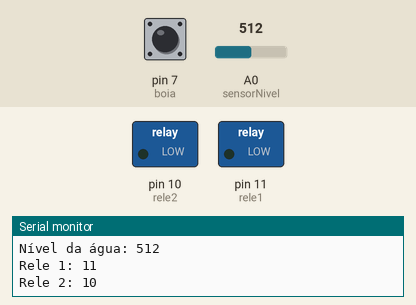
Recording of a sketch running on a simulated Arduino Uno, built with avr-gcc and run on an emulated ATmega328P. Shown: switched loads named in the sketch (green lamp = pin HIGH), the last lines printed to the serial monitor. The inputs (shaded band) are chosen by the test bench; at power-on: A0 (sensorNivel) = 512, pin 7 (boia) HIGH.

Above: at 1.2 s.
1.3 s: A0 (sensorNivel) set to 327
4.3 s: A0 (sensorNivel) set to 292
At 5.5 s:
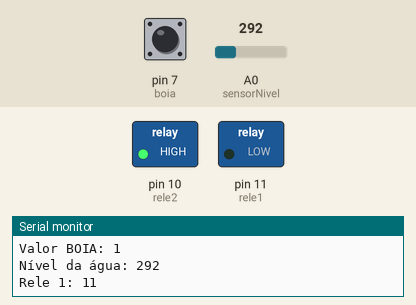
5.8 s: pin 7 (boia) pulled LOW for 0.15 s
At 7.1 s:
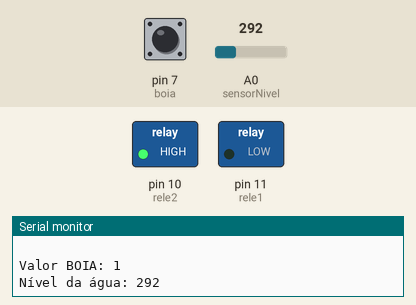
7.4 s: pin 7 (boia) pulled LOW for 3.2 s
At 7.9 s:
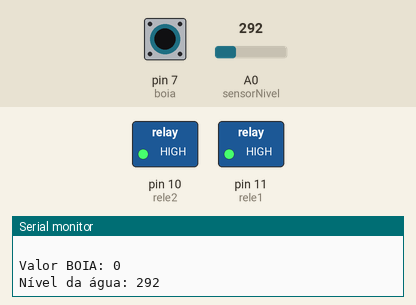
12.1 s: A0 (sensorNivel) set to 320
At 13.1 s:
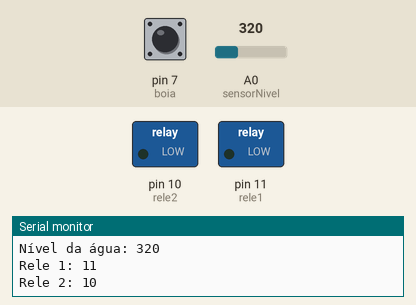
15.1 s: pin 7 (boia) pulled LOW for 1 s
At 15.9 s:
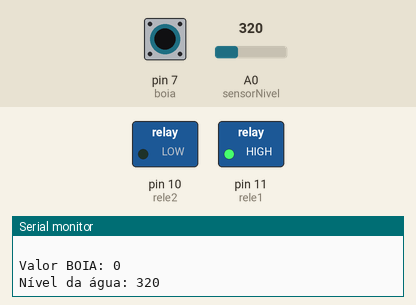
Timing chart, 0 to 18.1 s (numbered marks = the images above; inputs shaded):
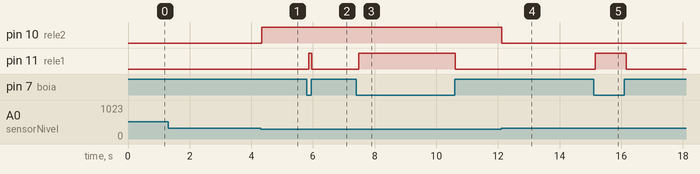

The sketch:

ProjetoFinal.ino
```cpp
int boia = 7;
int sensorNivel = A0;
int rele1 = 11;
int rele2 = 10;


String comando;
void setup() {
Serial.begin(9600);
pinMode(boia,INPUT_PULLUP);
pinMode(sensorNivel,INPUT);
pinMode(rele1,OUTPUT);
pinMode(rele2, OUTPUT);
}

void loop() {
// Leitura dos sensores
int valorBoia = digitalRead(boia);
int valorSensor = analogRead(sensorNivel);

Serial.println(" ");
Serial.print("Valor BOIA: ");
Serial.println(valorBoia);
Serial.print("Nível da água: ");
Serial.println(valorSensor);
Serial.print("Rele 1: ");
Serial.println(rele1);
Serial.print("Rele 2: ");
Serial.println(rele2);


// Se a boia acionar, rele1 = HIGH
if(valorBoia == HIGH){
  digitalWrite(rele1,LOW);

}
else{
  digitalWrite(rele1,HIGH);
}

if(valorSensor > 310){
  digitalWrite(rele2,LOW);

}
else{
  digitalWrite(rele2,HIGH);

}


delay(100);
}
```

Measured:
- the behaviour switches between 311 and 310 on A0 (sensorNivel) (found by bisection; images 0 and 1)
- after the input at 4.3 s, pin 10 (rele2): LOW → HIGH after 0.05 s
- after the input at 5.8 s, pin 11 (rele1): LOW → HIGH after 0.06 s, → LOW 0.10 s later
- after the input at 7.4 s, pin 11 (rele1): LOW → HIGH after 0.08 s, → LOW 3.1 s later
- after the input at 12.1 s, pin 10 (rele2): HIGH → LOW at once
- after the input at 15.1 s, pin 11 (rele1): LOW → HIGH after 0.06 s, → LOW 1.0 s later
